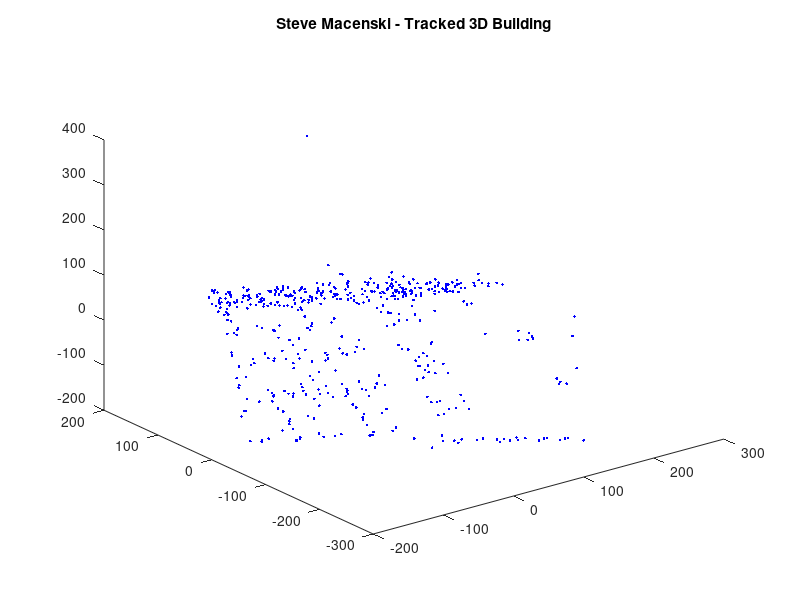
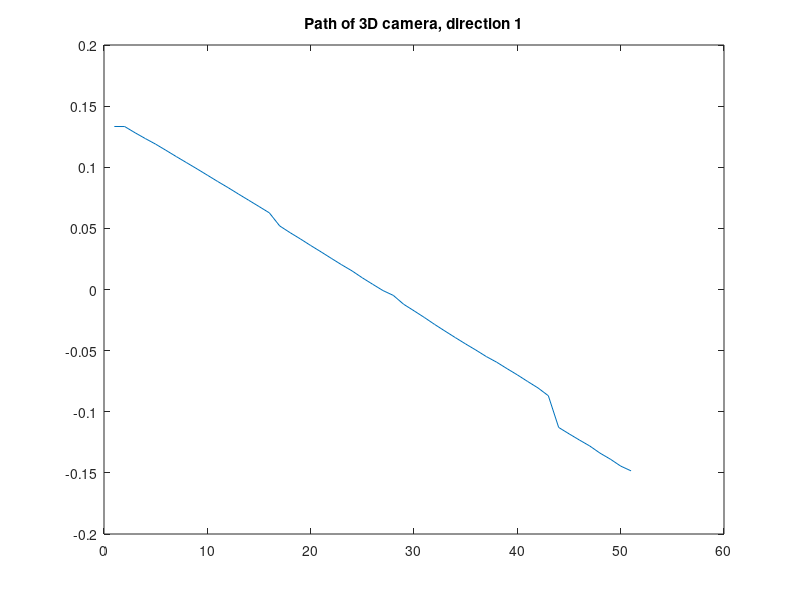
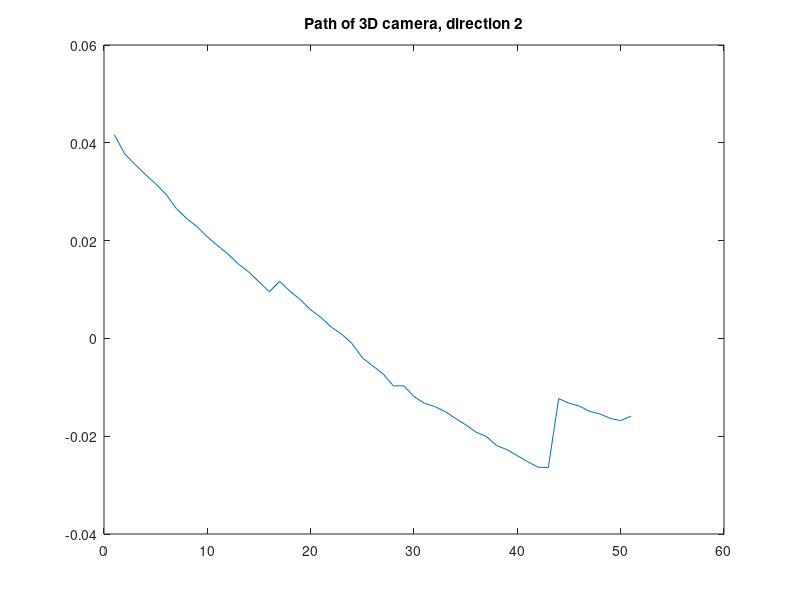
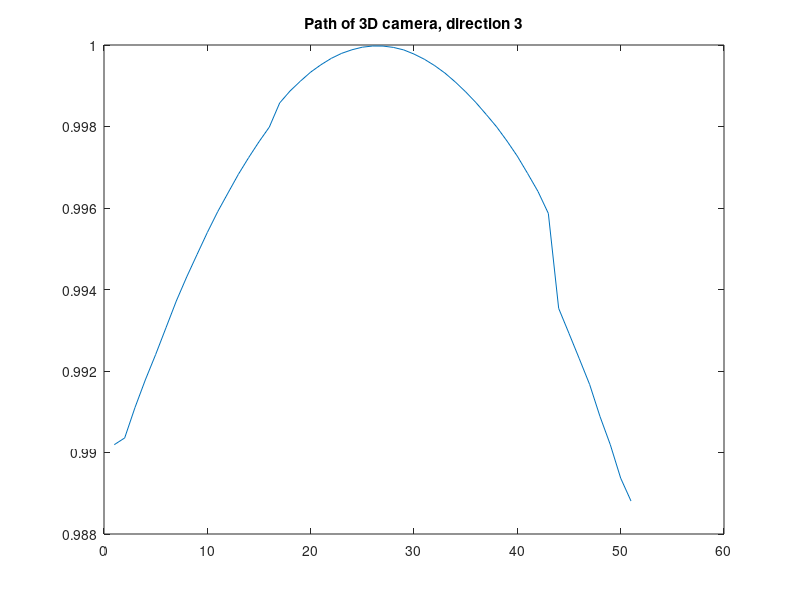

These charts were generated, in order, by the following MATLAB code:
%Steve Macenski (c) 2017
clc;clear all;

%% affine structure for motion
load('tracked_points.mat'); % grabs tracked points Xs,Ys 51x491

num_images = size(Xs,1); % number of images 
num_tracked = size(Xs,2); % number of points tracked in images

%center feature coordinates
for i = 1:num_images
    XImMean = mean(Xs(i,:));
    YImMean = mean(Ys(i,:));
    
    % normalize coordinates
    xHat = Xs(i,:) - XImMean;
    yHat = Ys(i,:) - YImMean;
  
    % construct D
    D(i,:) = xHat;
    D(i+num_images,:) = yHat;
end

% Factorize, SVD, generate motion (affine) and shape (3D) matrices
[U,S,V] = svd(D);
U = U(:,1:3);
V = V(:,1:3);
W = S(1:3,1:3);

A = U*sqrt(W); % initial affine matrix
X = sqrt(W)*V'; % initial shape matrix

% eliminate affine ambiguity
for i = 1:num_images
    p1 = A(i,:);
    p2 = A(i+num_images,:);
    CCT(3*i-2,:) = [p1(1)^2, p1(1)*p1(2), p1(1)*p1(3), p1(1)*p1(2), p1(2)^2, p1(2)*p1(3), p1(1)*p1(3), p1(2)*p1(3), p1(3)^2];
    CCT(3*i-1,:) = [p2(1)^2, p2(1)*p2(2), p2(1)*p2(3), p2(1)*p2(2), p2(2)^2, p2(2)*p2(3), p2(1)*p2(3), p2(2)*p2(3), p2(3)^2];
    CCT(3*i,:) = [p1(1)*p2(1), p1(1)*p2(2), p1(1)*p2(3), p2(1)*p1(2), p1(2)*p2(2), p1(2)*p2(3), p2(1)*p1(3), p2(2)*p1(3), p2(3)*p1(3)];
    b(3*i-2,:) = 1;
    b(3*i-1,:) = 1;
    b(3*i,:) = 0;
end

Amat = CCT;
L = Amat \ b; % Least Squares solution to tracked points
L = reshape(L,[3 3])';
C = chol(L,'lower');
A = A * C;
X = C \ X;

% find camera motion, kf = if X jf
for i = 1:num_images
    Kf_temp = cross(A(i,:), A(i+num_images,:));
    Kf(i,:) = Kf_temp./norm(Kf_temp); % to normalize
end
   
%% outputs 

% plot 3D predicted location of tracked points (save 3 views)
figure(1)
plot3(X(1,:),X(2,:),X(3,:),'b.');
title('Steve Macenski - Tracked 3D Building')

% plot predicted 3D path of the caameras, given by kf = if X jf, normalized
figure(2)
plot(Kf(:,1));
title('Path of 3D camera, direction 1')
figure(3)
plot(Kf(:,2)); 
title('Path of 3D camera, direction 2')
figure(4)
plot(Kf(:,3));
title('Path of 3D camera, direction 3')



